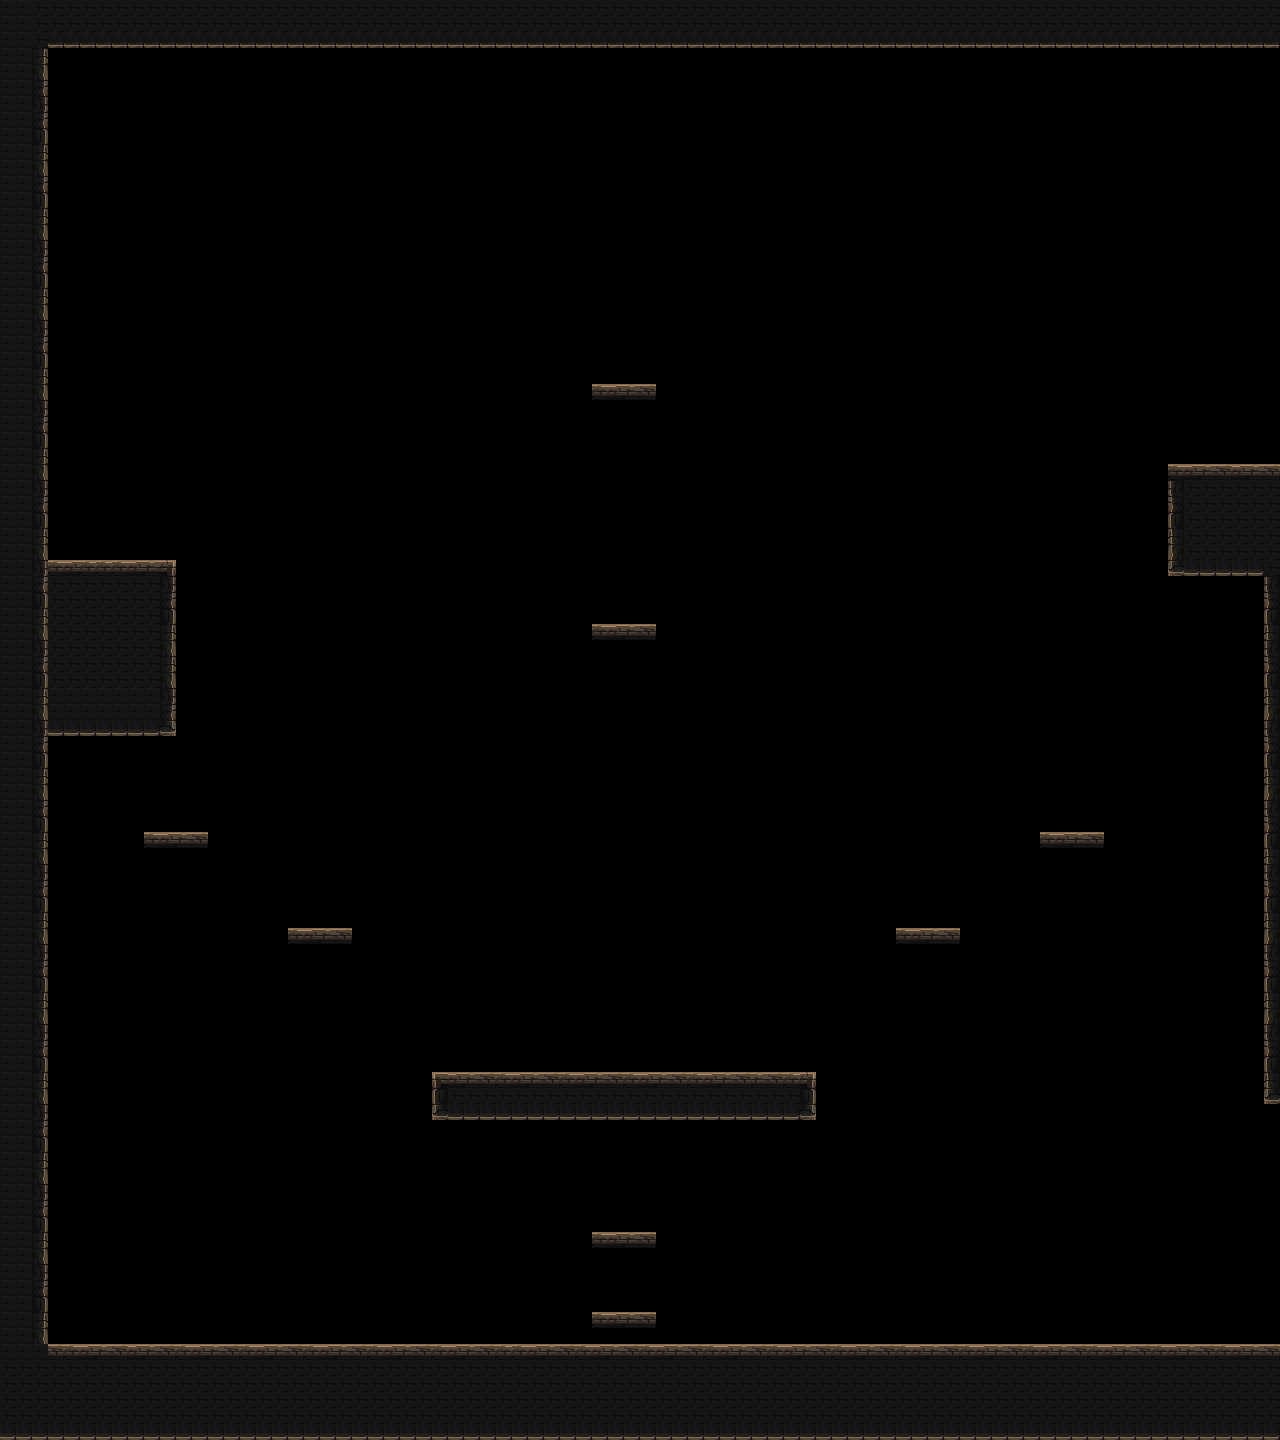

This game map was drawn from its Tiled (.tmx) file and the tilesets committed beside it. A one-line description and the trimmed map source follow:
An orthogonal 80x90 tile map with 16x16 px tiles, 1 tile layer (platform).

<map version="1.4" tiledversion="1.4.3" orientation="orthogonal" renderorder="right-down" width="80" height="90" tilewidth="16" tileheight="16" infinite="0" nextlayerid="8" nextobjectid="17">
 <tileset firstgid="1" name="mainlevbuild_A" tilewidth="16" tileheight="16" tilecount="4096" columns="64">
  <image source="mainlevbuild_A.png" width="1024" height="1024" />
 </tileset>
 <layer id="1" name="platform" width="80" height="90">
  <data>[7200 cells, 1237 non-empty, 22 distinct tile ids]</data>
 </layer>
</map>
